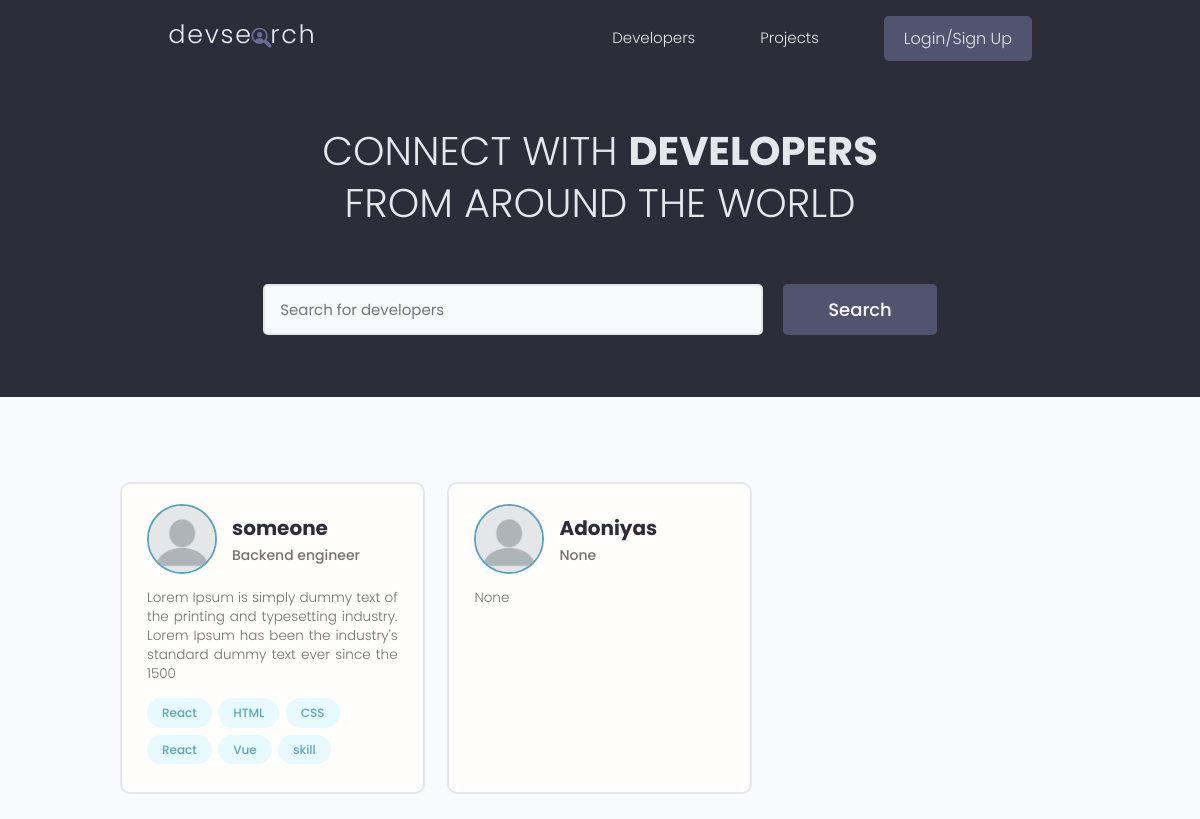
The app's page /, older data.
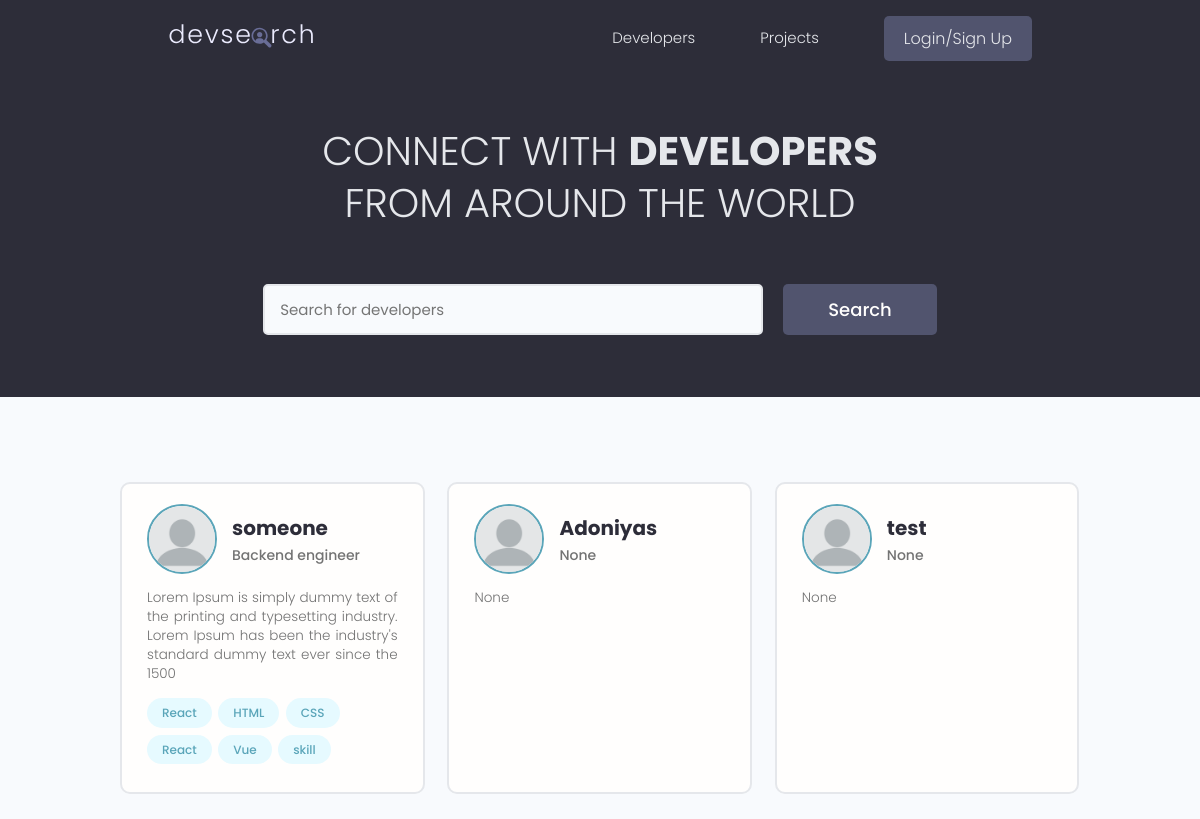
The same page, newer data.
### users/models.py (models this page shows, shortened)
class Profile(models.Model):
    user = models.OneToOneField(User, on_delete=models.CASCADE)
    id = models.UUIDField(default=uuid4, primary_key=True, editable=False)
    name = models.CharField(max_length=200)
    email = models.EmailField(max_length=200)
    username = models.CharField(max_length=200, blank=True, null=True)
    location = models.CharField(max_length=200, blank=True, null=True)
    short_intro = models.CharField(max_length=200, blank=True, null=True)
    bio = models.TextField(max_length=200, blank=True, null=True)
    profile_pic =models.ImageField(upload_to="profile_pic/", default="profile_pic/default.png")
    social_github = models.CharField(max_length=200, blank=True, null=True)
    social_twitter = models.CharField(max_length=200, blank=True, null=True)
    social_linkedin = models.CharField(max_length=200, blank=True, null=True)
    social_youtube = models.CharField(max_length=200, blank=True, null=True)
    social_website = models.CharField(max_length=200, blank=True, null=True)
    created_at = models.DateTimeField(auto_now_add=True)

class Skill(models.Model):
    id = models.UUIDField(default=uuid4, primary_key=True, editable=False)
    owner = models.ForeignKey(Profile, on_delete=models.CASCADE, blank=True, null=True)
    name = models.CharField(max_length=200, blank=True, null=True)
    description = models.TextField(max_length=200, blank=True, null=True)
    created_id = models.DateTimeField(auto_now_add=True)
    def __str__(self) -> str:
        return self.name

### users/views.py (the view)
# urls.py: path("", views.profiles, name="profiles"),
def profiles(request):
    profiles, search_query = search_profile(request)
    custom_range, profiles = paginate_profiles(request, profiles, 3)
    context = {"profiles": profiles, "search_query":search_query, "custom_range": custom_range}
    return render(request, "users/profiles.html", context)

### users/utils.py (called while the page is built)
def search_profile(request):
    search_query = ''
    if request.GET.get('search_query'):
        search_query = request.GET.get('search_query')
    skill = Skill.objects.filter(name__icontains=search_query)
    profile = Profile.objects.distinct().filter(Q(name__icontains=search_query) |
                                    Q(short_intro__icontains=search_query) |
                                    Q(skill__in= skill)
                                    )
    return profile, search_query

def paginate_profiles(request, profiles, result):
    page = request.GET.get('page')
    profiles = profiles
    paginator = Paginator(profiles, result)
    try:
        profiles = paginator.page(page)
    except PageNotAnInteger:
        page = 1
        profiles = paginator.page(page)
    except EmptyPage:
        page = paginator.num_pages
        profiles = paginator.page(page)
    left = (int(page) - 4)
    if left < 1:
        left = 1
    right = (int(page) + 5)
    if right > paginator.num_pages:
        right = paginator.num_pages + 1
    custom_range = range(left, right)
    return custom_range, profiles

### users/templates/users/profiles.html (shortened to what this page needs)
{% extends 'base.html' %}
{% block content %}
<main class="home">
  <section class="hero-section text-center">
    <div class="container container--narrow">
      <div class="hero-section__box">
        <h2>CONNECT WITH <span>DEVELOPERS</span></h2>
        <h2>FROM AROUND THE WORLD</h2>
      </div>
      <div class="hero-section__search">
        <form class="form" id ="searchForm" action="{% url 'profiles' %}" method="get">
          <div class="form__field">
              <input class="input input--text" id="formInput#search" type="text" name="search_query"
                placeholder="Search for developers" value="{{search_query}}" />
            </div>
            <input class="btn btn--sub btn--lg" type="submit" value="Search" />
          </form>
        </div>
      </div>
    </section>
    <section class="devlist">
      <div class="container">
        <div class="grid grid--three">
          {% for profile in profiles %}
          <div class="column card">
            <div class="dev">
              <a href="{% url 'user-profile' profile.id %}" class="card__body">
                <div class="dev__profile">
                  <img class="avatar avatar--md" src="{{profile.profile_pic.url}}" alt="image" />
                  <div class="dev__meta">
                    <h3>{{profile.name}}</h3>
                    <h5>{{profile.short_intro}}</h5>
                  </div>
                </div>
                <p class="dev__info">
                 {{profile.bio|slice:"150"}}
                </p>
                <div class="dev__skills">
                  {% for skill in profile.skill_set.all %}
                  <span class="tag tag--pill tag--main">
                    <small>{{skill}}</small>
                  </span>
                  {% endfor %}
                </div>
              </a>
            </div>
          </div>
          {% endfor %}
        </div>
      </div>
    </section>
  </main>
{% endblock %}

Row changes from the older to the newer data that the page shows:
added Profile: profile_pic (placeholder picture), name "test", short_intro "None", bio "None"
